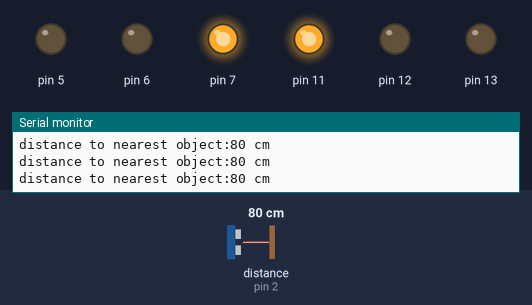
This sketch was run on a simulated Arduino Uno, built with avr-gcc and run on an emulated ATmega328P. Shown: output pins drawn as LEDs (lit = HIGH), the last lines printed to the serial monitor. Wiring (inferred from the names in the program): ultrasonic range finder: trigger pin 3; echo pin 2. Inputs (shaded band) come from the test bench; at power-on: distance to the obstacle (sensor on pin 2) 80 cm. The echo pulse lasts 58.3 µs per cm; pins used as bus, display or sensor lines are not drawn.

Above: at 6.5 s.
6.6 s: distance to the obstacle (sensor on pin 2) set to 35 cm
11.3 s: distance to the obstacle (sensor on pin 2) set to 29 cm
At 13.3 s:
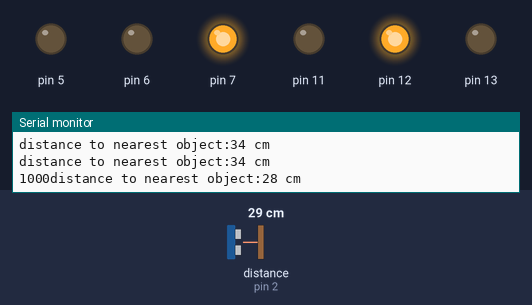
At 17.7 s:
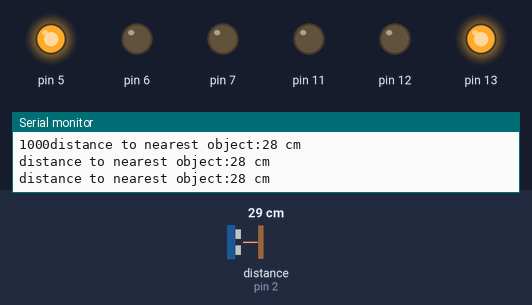
Timing chart, 0 to 20.5 s (numbered marks = the images above; inputs shaded):
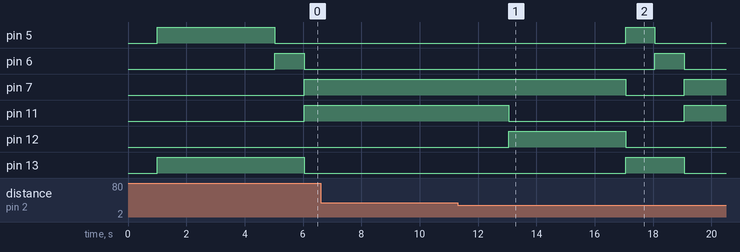

The sketch:

Smart_traffic_light.ino
```cpp
// C++ code
//
unsigned long t0=0, t;
unsigned long k = 0;
//
const unsigned int TRIG_PIN=3;
const unsigned int ECHO_PIN=2;
const unsigned int BAUD_RATE=9600;

void setup() {
  //Cam Bien
  pinMode(TRIG_PIN, OUTPUT);
  pinMode(ECHO_PIN, INPUT);
  Serial.begin(BAUD_RATE);
  //Cam Bien

  //TrafficLight
  pinMode(13, OUTPUT);
  pinMode(12, OUTPUT);
  pinMode(11, OUTPUT);
  pinMode(7, OUTPUT);
  pinMode(6, OUTPUT);
  pinMode(5, OUTPUT);
  //TrafficLight
}

void loop() {

  //CamBien
  digitalWrite(TRIG_PIN, LOW);
  delayMicroseconds(2);
  digitalWrite(TRIG_PIN, HIGH);
  delayMicroseconds(10);
  digitalWrite(TRIG_PIN, LOW);

 const unsigned long duration= pulseIn(ECHO_PIN, HIGH);
 int distance= duration/29/2;
 if(duration==0){
   Serial.println("Warning: no pulse from sensor");
   }
  else
{
      Serial.print("distance to nearest object:");
      Serial.print(distance);
      Serial.println(" cm");
  }
 delay(1000);
  //CamBien

  t=millis();
  if (t-t0 < 5000 &&1==1 ){
    one();}else if(t-t0 < 6000)
  {two();}else if(t-t0 < 11000 + k)
  {
    three();
  }else if(distance > 30 )//when no one on the non-highspeed road
    {
    delay(1000);
    k=k+1000;
    Serial.print(k);
    }
  else
  {four();delay(3000);t0=t;k=0;}
 }

void one(){
digitalWrite(13, HIGH);
  digitalWrite(5, HIGH);
  digitalWrite(12,LOW);
  digitalWrite(7,LOW);
}

void two(){
//digitalWrite(13, HIGH);
  digitalWrite(6, HIGH);
  digitalWrite(5, LOW);
}

void three(){
  digitalWrite(13, LOW);
  digitalWrite(6, LOW);
  digitalWrite(11,HIGH);
  digitalWrite(7,HIGH);
}
void four(){
  digitalWrite(11,LOW);
 // digitalWrite(7,HIGH);
  digitalWrite(12,HIGH);
}
```

Measured:
- the behaviour switches between 32 and 31 cm on distance to the obstacle (sensor on pin 2) (found by bisection; images 0 and 1)
- after the input at 11.3 s, pin 5: LOW → HIGH after 5.8 s, → LOW 1.0 s later; pin 6: LOW → HIGH after 6.8 s, → LOW 1.0 s later; pin 7: HIGH → LOW after 5.8 s, → HIGH 2.0 s later; pin 11: HIGH → LOW after 1.8 s, → HIGH 6.0 s later; pin 12: LOW → HIGH after 1.8 s, → LOW 4.0 s later
